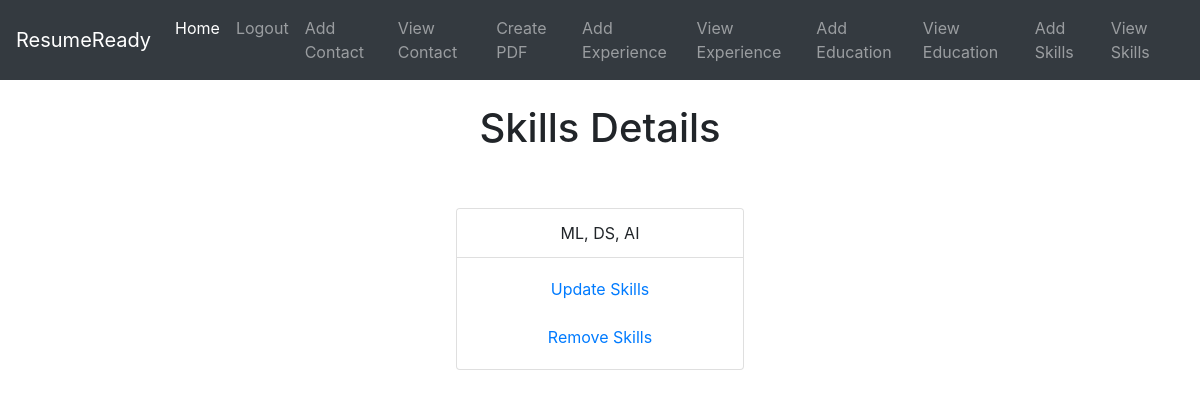
Page /view_skills (signed in) on the earlier database version.
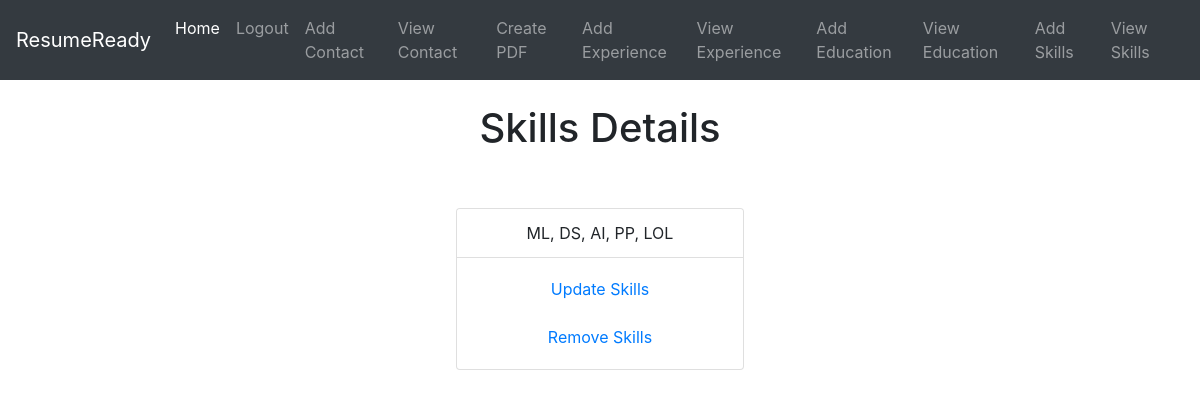
Same page on the later database version.
### details/models.py (models this page shows, shortened)
class Skills(models.Model):
    skills = models.CharField(blank=True, max_length=500)
    owner = models.IntegerField('Skills Owner', blank=False, default=1)

### details/views.py (the view)
# urls.py: path('view_skills', views.view_skills, name='view-skills'),
def view_skills(request):
    skills_list = Skills.objects.filter(owner=request.user.id)
    return render(request, 'details/show_skills.html', {'skills_list': skills_list})

### details/templates/details/show_skills.html
{% extends 'details/base.html'%}
{% block content %}
<center>
    <h1>Skills Details</h1>
    {% if user.is_authenticated %}
      <br>
      {% for skill in skills_list %}
          <br>
          <div class="card" style="width: 18rem;">
              <ul class="list-group list-group-flush">
                <li class="list-group-item">{{ skill.skills }} </li>
                <div class="card-body">
                  <a href="{% url 'update-skills' skill.id %}" class="card-link">Update Skills</a>
                  <br>
                  <br>
                  <a href="{% url 'remove-skills' skill.id %}" class="card-link">Remove Skills</a>
                </div>
              </ul>
            </div>
          <br>
      {% endfor %}
    {% else %}
      <h2> You need to be authenticated to access this page!</h2>
    {% endif %}
</center>
{% endblock %}

Differences in the rows shown:
removed Skills: skills "ML, DS, AI"
added Skills: skills "ML, DS, AI, PP, LOL"
